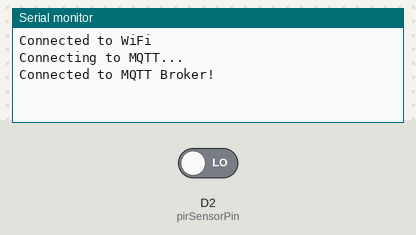
Simulated run of this sketch. Board: Arduino MKR. On the bench: the last lines printed to the serial monitor. Inputs (shaded band) come from the test bench; at power-on: D2 (pirSensorPin) LOW. WiFi joins after 1.5 s; servers stay silent unless stated; no MQTT or app messages arrive unless stated.

Above: at 2.7 s.
2.8 s: D2 (pirSensorPin) driven HIGH
At 3.7 s:
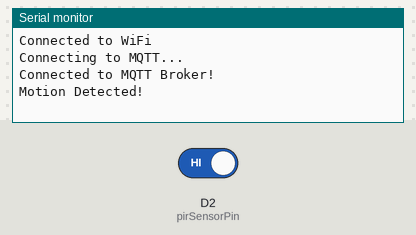
4.5 s: D2 (pirSensorPin) driven LOW
At 4.9 s:
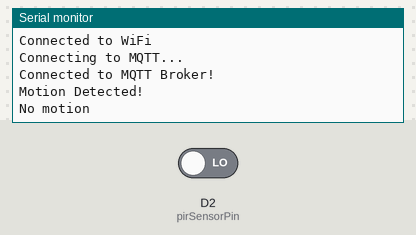

Measured:
- after the input at 2.8 s, the serial monitor: prints a new line after 0.25 s (image 1)
- after the input at 4.5 s, the serial monitor: prints a new line after 0.05 s (image 2)

The sketch:

SIT210_3.1P.ino
```cpp
#include <WiFiNINA.h>
#include <PubSubClient.h>


#define WIFI_SSID "Starlink"
#define WIFI_PASSWORD "YOUR_WIFI_PASSWORD"


#define MQTT_SERVER "d83b06ae45974bdea2e0adfb8248d669.s1.eu.hivemq.cloud"
#define MQTT_PORT 8883
#define MQTT_TOPIC "sensor/motion"
#define MQTT_USER "YOUR_MQTT_USERNAME"
#define MQTT_PASSWORD "YOUR_MQTT_PASSWORD"


const int pirSensorPin = 2;
int motionDetected = 0;
int previousMotionState = LOW;


WiFiSSLClient wifiSSLClient;
PubSubClient mqttClient(wifiSSLClient);

void connectMQTT() {
  while (!mqttClient.connected()) {
    Serial.println("Connecting to MQTT...");
    if (mqttClient.connect("ArduinoNanoIoT", MQTT_USER, MQTT_PASSWORD)) {
      Serial.println("Connected to MQTT Broker!");
    } else {
      Serial.print("Failed, rc=");
      Serial.print(mqttClient.state());
      Serial.println(" Retrying in 5 seconds...");
      delay(5000);
    }
  }
}

void setup() {
  Serial.begin(115200);
  pinMode(pirSensorPin, INPUT);

  WiFi.begin(WIFI_SSID, WIFI_PASSWORD);
  while (WiFi.status() != WL_CONNECTED) {
    delay(1000);
    Serial.println("Connecting to WiFi...");
  }
  Serial.println("Connected to WiFi");

  mqttClient.setServer(MQTT_SERVER, MQTT_PORT);
  connectMQTT();
}

void loop() {
  if (!mqttClient.connected()) {
    connectMQTT();
  }
  mqttClient.loop();

  motionDetected = digitalRead(pirSensorPin);

  if (motionDetected != previousMotionState) {
    if (motionDetected == HIGH) {
      Serial.println("Motion Detected!");
      mqttClient.publish(MQTT_TOPIC, "Motion detected");
    } else {
      Serial.println("No motion");
      mqttClient.publish(MQTT_TOPIC, "No motion detected");
    }

    previousMotionState = motionDetected;
  }

  delay(500);
}
```
